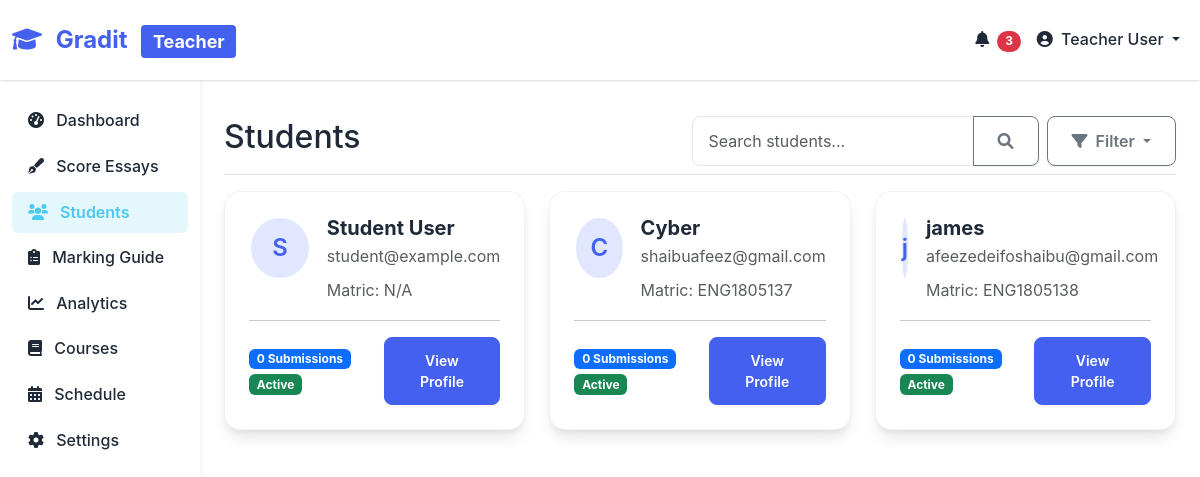
The app's page /students (signed in) with its own data.
### models.py (models this page shows)
class User(db.Model, UserMixin):
    id = db.Column(db.Integer, primary_key=True)
    email = db.Column(db.String(100), unique=True, nullable=False)
    password_hash = db.Column(db.String(200), nullable=False)
    name = db.Column(db.String(100), nullable=False)
    matric_number = db.Column(db.String(20), unique=True, nullable=True)  # Only for students
    role = db.Column(db.String(20), nullable=False)  # 'student' or 'teacher'
    created_at = db.Column(db.DateTime, default=datetime.utcnow)
    courses = db.relationship('CourseEnrollment', back_populates='user')
    submissions = db.relationship('ExamSubmission', back_populates='student')

### minimal_genai_app.py (the view)
@app.route('/students')
def students():
    if 'user' not in session:
        return redirect(url_for('index'))
    user = session['user']
    if user['role'] != 'teacher':
        return redirect(url_for('dashboard'))
    students = User.query.filter_by(role='student').all()
    return render_template('teacher_students.html', user=user, students=students)

### templates/teacher_students.html (shortened to what this page needs)
<!DOCTYPE html>
<html lang="en">
<head>
    <link href="https://cdn.jsdelivr.net/npm/bootstrap@5.3.0-alpha1/dist/css/bootstrap.min.css" rel="stylesheet">
    <link rel="stylesheet" href="https://cdnjs.cloudflare.com/ajax/libs/font-awesome/6.0.0/css/all.min.css">
    <link rel="stylesheet" href="{{ url_for('static', filename='css/style.css') }}">
</head>
<body>
    <nav class="navbar navbar-expand-lg navbar-light">
        <div class="container-fluid">
            <a class="navbar-brand" href="/dashboard">
                <i class="fas fa-graduation-cap me-2"></i>
                <span>Grad</span>it
                <span class="badge-teacher ms-2">Teacher</span>
            </a>
            <div class="collapse navbar-collapse" id="navbarNav">
                <ul class="navbar-nav ms-auto">
                    <li class="nav-item">
                        <a class="nav-link" href="#" data-bs-toggle="modal" data-bs-target="#notificationsModal">
                            <i class="fas fa-bell me-1"></i>
                            <span class="badge rounded-pill bg-danger">3</span>
                        </a>
                    </li>
                    <li class="nav-item dropdown">
                        <a class="nav-link dropdown-toggle" href="#" id="navbarDropdown" role="button" data-bs-toggle="dropdown" aria-expanded="false">
                            <i class="fas fa-user-circle me-1"></i> {{ user.name }}
                        </a>
                    </li>
                </ul>
            </div>
        </div>
    </nav>
    <div class="container-fluid">
        <div class="row">
            <div class="col-md-3 col-lg-2 d-md-block sidebar collapse">
                <div class="position-sticky">
                    <ul class="nav flex-column">
                        <li class="nav-item">
                            <a class="nav-link" href="/dashboard">
                                <i class="fas fa-tachometer-alt me-2"></i> Dashboard
                            </a>
                        </li>
                        <li class="nav-item">
                            <a class="nav-link" href="/essay-scorer">
                                <i class="fas fa-pen-fancy me-2"></i> Score Essays
                            </a>
                        </li>
                        <li class="nav-item">
                            <a class="nav-link active" href="/students">
                                <i class="fas fa-users me-2"></i> Students
                            </a>
                        </li>
                        <li class="nav-item">
                            <a class="nav-link" href="/#marking-guide">
                                <i class="fas fa-clipboard-list me-2"></i> Marking Guide
                            </a>
                        </li>
                        <li class="nav-item">
                            <a class="nav-link" href="/analytics">
                                <i class="fas fa-chart-line me-2"></i> Analytics
                            </a>
                        </li>
                        <li class="nav-item">
                            <a class="nav-link" href="/courses">
                                <i class="fas fa-book me-2"></i> Courses
                            </a>
                        </li>
                        <li class="nav-item">
                            <a class="nav-link" href="/schedule">
                                <i class="fas fa-calendar-alt me-2"></i> Schedule
                            </a>
                        </li>
                        <li class="nav-item">
                            <a class="nav-link" href="/settings">
                                <i class="fas fa-cog me-2"></i> Settings
                            </a>
                        </li>
                    </ul>
                </div>
            </div>
            <main class="col-md-9 ms-sm-auto col-lg-10 px-md-4 content">
                <div class="d-flex justify-content-between flex-wrap flex-md-nowrap align-items-center pt-3 pb-2 mb-3 border-bottom">
                    <h1 class="h2">Students</h1>
                    <div class="btn-toolbar mb-2 mb-md-0">
                        <div class="input-group me-2">
                            <input type="text" class="form-control" placeholder="Search students..." aria-label="Search students">
                            <button class="btn btn-outline-secondary" type="button"><i class="fas fa-search"></i></button>
                        </div>
                        <div class="btn-group">
                            <button type="button" class="btn btn-outline-secondary dropdown-toggle" data-bs-toggle="dropdown" aria-expanded="false">
                                <i class="fas fa-filter me-1"></i> Filter
                            </button>
                        </div>
                    </div>
                </div>
                <div class="row">
                    {% if students %}
                        {% for student in students %}
                        <div class="col-md-6 col-lg-4 mb-4">
                            <div class="student-card">
                                <div class="d-flex">
                                    <div class="avatar me-3">
                                        {{ student.name[0] }}
                                    </div>
                                    <div>
                                        <h5 class="mb-1">{{ student.name }}</h5>
                                        <p class="text-muted mb-2">{{ student.email }}</p>
                                        <p class="text-muted mb-0">Matric: {{ student.matric_number or 'N/A' }}</p>
                                    </div>
                                </div>
                                <hr>
                                <div class="d-flex justify-content-between align-items-center">
                                    <div>
                                        <span class="badge bg-primary me-1">{{ student.submissions|length if student.submissions else 0 }} Submissions</span>
                                        <span class="badge bg-success">Active</span>
                                    </div>
                                    <a href="#" class="btn btn-sm btn-primary">View Profile</a>
                                </div>
                            </div>
                        </div>
                        {% endfor %}
                    {% else %}
                        <div class="col-12">
                            <div class="alert alert-info">
                                <i class="fas fa-info-circle me-2"></i> No students found. Add students to your courses to see them here.
                            </div>
                        </div>
                    {% endif %}
                </div>
            </main>
        </div>
    </div>
</body>
</html>

### static/css/style.css (style rules this page uses)
:root { --primary-color: #4361ee; --primary-dark: #3a56d4; --primary-light: #e0e7ff; --secondary-color: #7209b7; --accent-color: #4cc9f0; --success-color: #4ade80; --success-light: #dcfce7; --warning-color: #fbbf24; --danger-color: #f87171; --light-color: #f9fafb; --dark-color: #1f2937; --gray-color: #9ca3af; --card-shadow: 0 10px 15px -3px rgba(0, 0, 0, 0.1), 0 4px 6px -2px rgba(0, 0, 0, 0.05); --transition: all 0.3s cubic-bezier(0.4, 0, 0.2, 1); --font-sans: 'Inter', -apple-system, BlinkMacSystemFont, 'Segoe UI', Roboto, Oxygen, Ubuntu, Cantarell, 'Open Sans', 'Helvetica Neue', sans-serif; }
body { font-family: var(--font-sans); color: var(--dark-color); line-height: 1.6; background-color: #ffffff; }
h1, h2, h3, h4, h5, h6 { font-weight: 700; line-height: 1.2; }
.navbar { background-color: rgba(255, 255, 255, 0.95); backdrop-filter: blur(10px); box-shadow: 0 1px 3px 0 rgba(0, 0, 0, 0.1), 0 1px 2px 0 rgba(0, 0, 0, 0.06); padding: 1rem 0; transition: var(--transition); }
.navbar-brand { font-weight: 700; font-size: 1.5rem; color: var(--primary-color) !important; }
.navbar-nav .nav-link { font-weight: 500; padding: 0.5rem 1rem; color: var(--dark-color) !important; transition: var(--transition); border-radius: 0.375rem; }
.avatar { width: 40px; height: 40px; border-radius: 50%; border: 2px solid white; margin-right: -10px; object-fit: cover; }
.btn { font-weight: 600; padding: 0.75rem 1.5rem; border-radius: 0.5rem; transition: var(--transition); box-shadow: 0 1px 2px 0 rgba(0, 0, 0, 0.05); }
.btn-primary { background-color: var(--primary-color); border-color: var(--primary-color); }
.form-control, .form-select { border-radius: 0.5rem; padding: 0.75rem 1rem; border: 1px solid #e5e7eb; transition: var(--transition); }

### templates/teacher_students.html (style rules this page uses)
:root { --primary-color: #4361ee; --primary-dark: #3a56d4; --primary-light: #e0e7ff; --secondary-color: #7209b7; --accent-color: #4cc9f0; --success-color: #4ade80; --success-light: #dcfce7; --warning-color: #fbbf24; --danger-color: #f87171; --light-color: #f9fafb; --dark-color: #1f2937; --gray-color: #9ca3af; --card-shadow: 0 10px 15px -3px rgba(0, 0, 0, 0.1), 0 4px 6px -2px rgba(0, 0, 0, 0.05); --transition: all 0.3s cubic-bezier(0.4, 0, 0.2, 1); --font-sans: 'Inter', -apple-system, BlinkMacSystemFont, 'Segoe UI', Roboto, Oxygen, Ubuntu, Cantarell, 'Open Sans', 'Helvetica Neue', sans-serif; }
body { background-color: #ffffff; font-family: var(--font-sans); color: var(--dark-color); line-height: 1.6; }
.navbar { background-color: rgba(255, 255, 255, 0.95); backdrop-filter: blur(10px); box-shadow: 0 1px 3px 0 rgba(0, 0, 0, 0.1), 0 1px 2px 0 rgba(0, 0, 0, 0.06); padding: 1rem 0; transition: var(--transition); }
.sidebar { min-height: calc(100vh - 56px); background-color: white; box-shadow: 2px 0 5px rgba(0, 0, 0, 0.05); padding-top: 20px; }
.sidebar .nav-link { color: var(--dark-color); padding: 0.5rem 1rem; border-radius: 0.375rem; margin-bottom: 0.25rem; transition: var(--transition); font-weight: 500; }
.sidebar .nav-link.active { background-color: rgba(76, 201, 240, 0.15); color: var(--accent-color); font-weight: 600; }
.content { padding: 20px; }
.student-card { background-color: white; border-radius: 1rem; padding: 1.5rem; margin-bottom: 1.5rem; box-shadow: var(--card-shadow); transition: transform 0.3s; border: 1px solid rgba(0, 0, 0, 0.05); }
.badge-teacher { background-color: var(--primary-color); color: white; padding: 0.35em 0.65em; font-size: 0.75em; font-weight: 700; border-radius: 0.25rem; }
.avatar { width: 64px; height: 64px; border-radius: 50%; background-color: var(--primary-light); color: var(--primary-color); display: flex; align-items: center; justify-content: center; font-size: 24px; font-weight: 600; }

### records on screen
User: name "S", name "Student User", email "student@example.com", matric_number "N/A", submissions|length "0"
User: name "C", name "Cyber", email "shaibuafeez@gmail.com", matric_number "ENG1805137", submissions|length "0"
User: name "j", name "james", email "afeezedeifoshaibu@gmail.com", matric_number "ENG1805138", submissions|length "0"

### other values on screen
{{ user.name }} "Teacher User"
